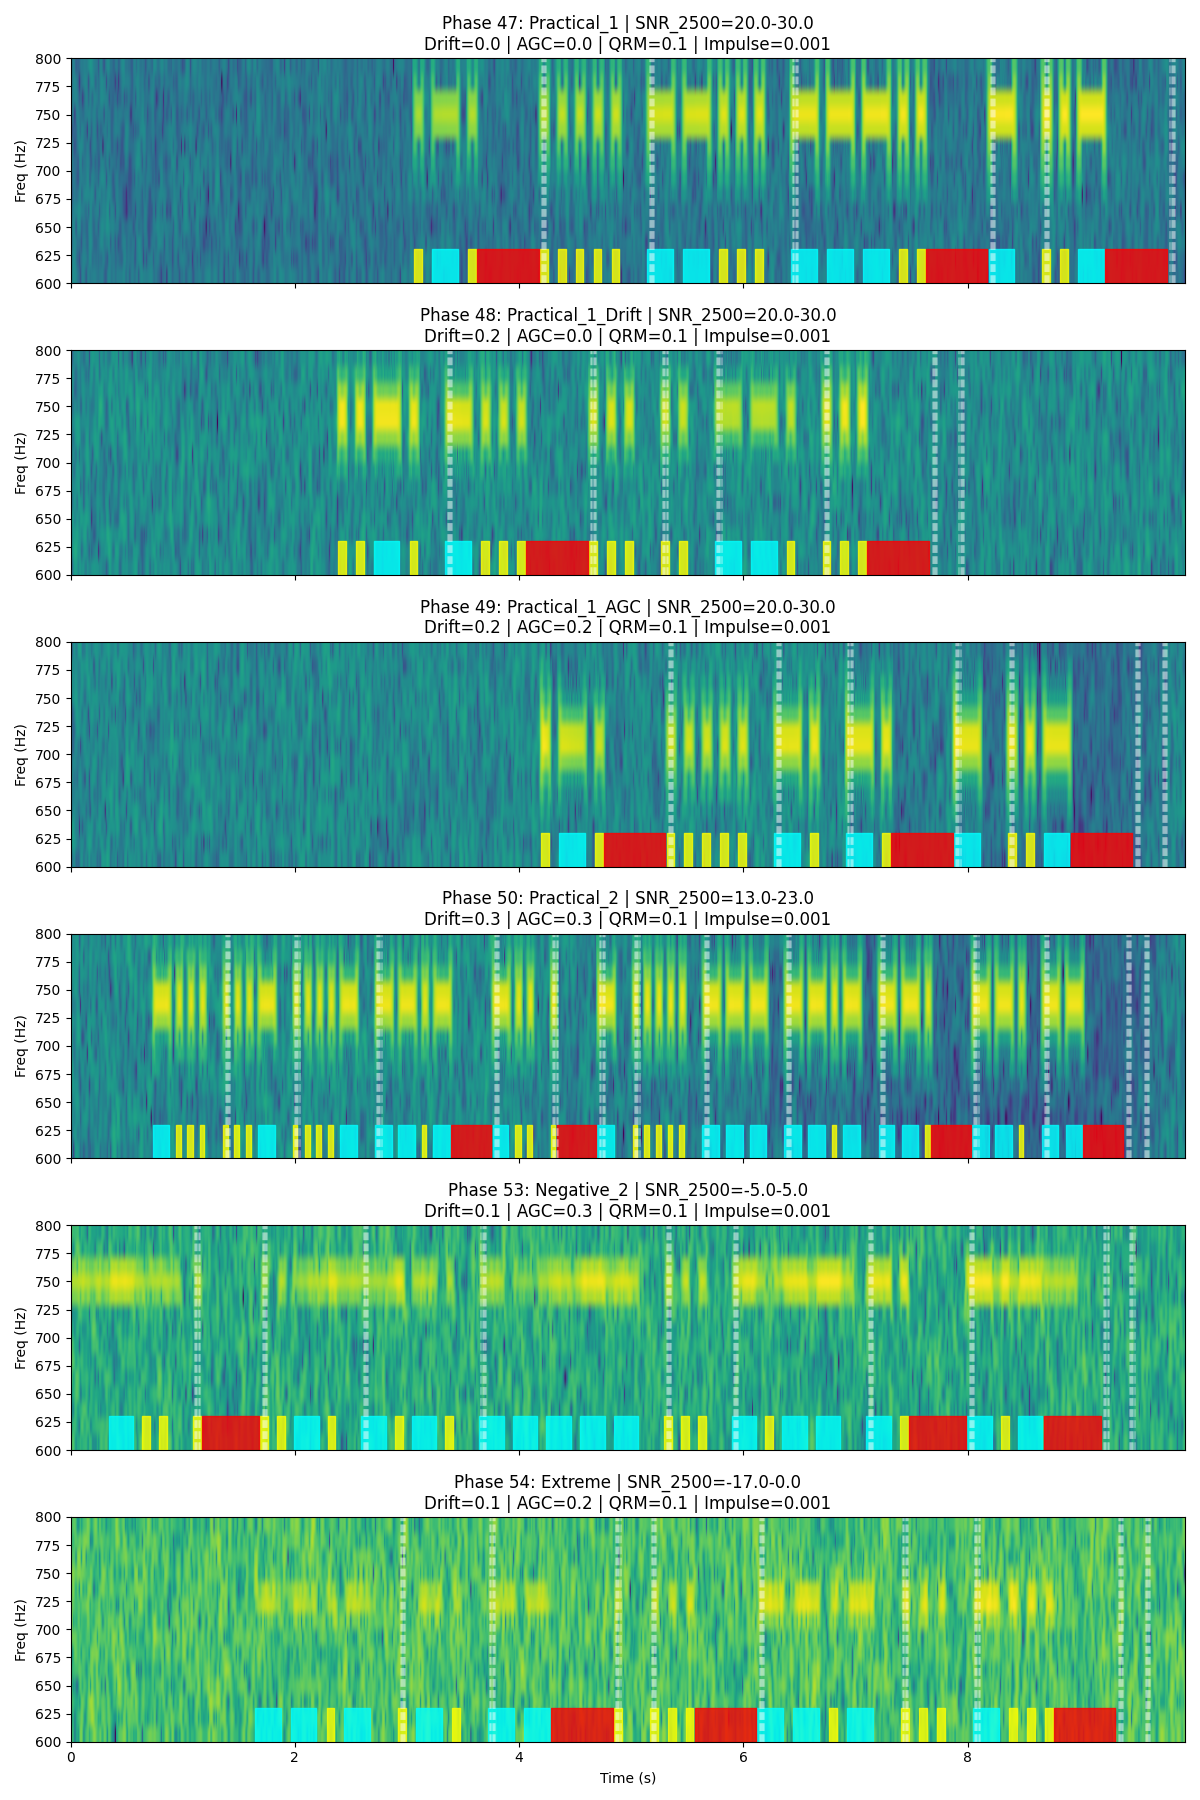

Here is the Python script that generated this plot:
"""
カリキュラム学習の各フェーズにおけるデータ生成結果を可視化するスクリプト。
各フェーズのパラメータ（SNR、フェージング、ドリフト、AGCなど）が適用されたスペクトログラムを表示し、
正解ラベル（Dit/Dah/Space）と境界ラベルをオーバーレイします。

使い方:
    python3 diagnostics/visualize_curriculum_phases.py
    
出力:
    diagnostics/visualize_curriculum_phases.png
"""
import torch
import torchaudio
import matplotlib.pyplot as plt
import numpy as np
import os
import sys

# Add parent directory to path to import modules
sys.path.append(os.path.dirname(os.path.dirname(os.path.abspath(__file__))))

from curriculum import CurriculumManager
from data_gen import CWDataset
import config

def plot_spectrogram(ax, waveform, title):
    spec_transform = torchaudio.transforms.Spectrogram(
        n_fft=config.N_FFT,
        hop_length=config.HOP_LENGTH,
        power=2.0,
        center=False
    )
    spec = spec_transform(waveform)
    # Use log scale for visibility
    spec_db = 10 * torch.log10(spec + 1e-9)
    
    # We only care about the CW frequency range (500-900Hz)
    bin_start = int(round(config.F_MIN * config.N_FFT / config.SAMPLE_RATE))
    bin_end = bin_start + config.N_BINS
    spec_crop = spec_db[bin_start:bin_end, :]
    
    # 正確な時間軸の計算
    num_frames = spec_crop.shape[1]
    duration = num_frames * config.HOP_LENGTH / config.SAMPLE_RATE
    
    im = ax.imshow(spec_crop.numpy(), aspect='auto', origin='lower', extent=[0, duration, config.F_MIN, config.F_MAX])
    ax.set_title(title)
    ax.set_ylabel("Freq (Hz)")
    return im, duration

def visualize_phases():
    cm = CurriculumManager()
    dataset = CWDataset(num_samples=1)
    
    # Select key phases to visualize
    # Practical_1 (Fading), Practical_1_Drift, Practical_1_AGC, Practical_2 (8dB), Negative_2 (-10dB), Extreme (-15dB)
    target_phases = [
        "Char_1_1", # Clean
        "Practical_1", # Fading
        "Practical_1_Drift", # +Drift
        "Practical_1_AGC", # +AGC
        "Practical_2", # SNR 8-18
        "Negative_2", # SNR -10-0
        "Extreme" # SNR -15
    ]
    
    phases_to_plot = []
    for i in range(1, cm.get_max_phase() + 1):
        p = cm.get_phase(i)
        if p.name in target_phases:
            phases_to_plot.append((i, p))
            
    fig, axes = plt.subplots(len(phases_to_plot), 1, figsize=(12, 3 * len(phases_to_plot)), sharex=True)
    if len(phases_to_plot) == 1: axes = [axes]
    
    for ax, (idx, p) in zip(axes, phases_to_plot):
        # Apply phase settings to dataset
        dataset.min_snr_2500 = p.min_snr_2500
        dataset.max_snr_2500 = p.max_snr_2500
        dataset.jitter_max = p.jitter
        dataset.weight_var = p.weight_var
        dataset.fading_speed_min = p.fading_speed[0]
        dataset.fading_speed_max = p.fading_speed[1]
        dataset.min_fading = p.min_fading
        dataset.drift_prob = p.drift_prob
        dataset.agc_prob = p.agc_prob
        dataset.qrm_prob = p.qrm_prob
        dataset.impulse_prob = p.impulse_prob
        dataset.qrn_prob = p.qrn_prob
        dataset.clipping_prob = p.clipping_prob
        dataset.min_gain_db = p.min_gain_db
        dataset.phrase_prob = 1.0 # Force phrase for better visual
        
        # Generate one sample
        waveform, label, wpm, signal_labels, boundary_labels, is_phrase = dataset[0]
        
        title = f"Phase {idx}: {p.name} | SNR_2500={p.min_snr_2500:.1f}-{p.max_snr_2500:.1f}\nDrift={p.drift_prob} | AGC={p.agc_prob} | QRM={p.qrm_prob} | Impulse={p.impulse_prob}"
        _, duration = plot_spectrogram(ax, waveform, title)
        
        # Overlay signal labels (dots/dashes) using colors
        # 0: Background (none), 1: Dit (Yellow), 2: Dah (Cyan), 3: WordSpace (Red)
        # 正確な時間軸を使用
        times = np.linspace(0, duration, len(signal_labels))
        colors = {1: 'yellow', 2: 'cyan', 3: 'red'}
        for cid, color in colors.items():
            # Use numpy conversion for where parameter
            mask = (signal_labels.numpy() == cid)
            if mask.any():
                ax.fill_between(times, config.F_MIN, config.F_MIN + 30, where=mask,
                                color=color, alpha=0.8, label=f'Class {cid}')
        
        # Overlay Boundary labels as thin white lines
        if boundary_labels.sum() > 0:
            ax.vlines(times[boundary_labels > 0.5], config.F_MIN, config.F_MAX, color='white', alpha=0.3, linestyles='--')

    plt.xlabel("Time (s)")
    plt.tight_layout()
    output_path = "diagnostics/visualize_curriculum_phases.png"
    plt.savefig(output_path)
    print(f"Saved visualization to {output_path}")

if __name__ == "__main__":
    visualize_phases()